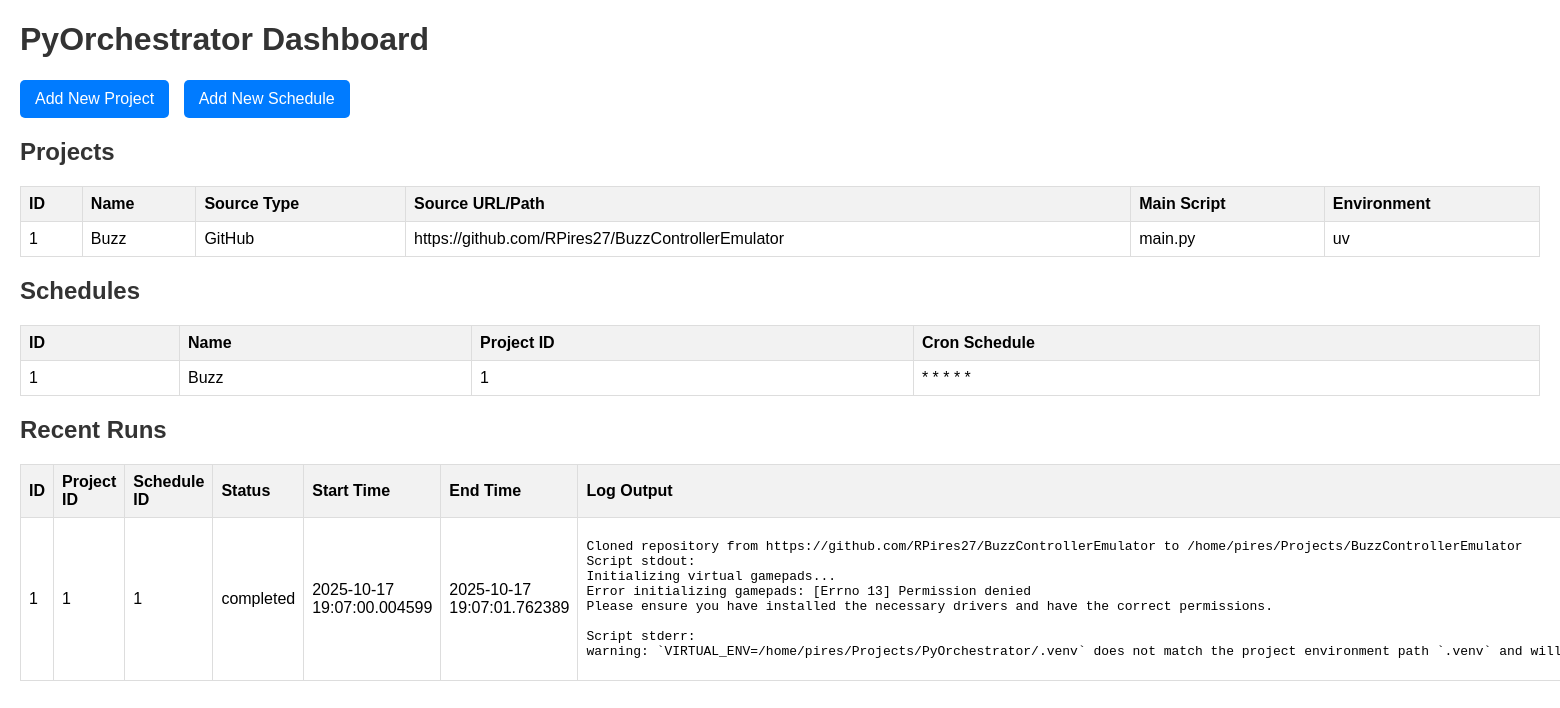
The page / on the database its author committed.
### app/models/project.py (models this page shows)
class Project(Base):
    __tablename__ = "projects"
    id = Column(Integer, primary_key=True, index=True)
    name = Column(String, unique=True, index=True)
    source_type = Column(String)
    source_url = Column(String, nullable=True)
    source_path = Column(String, nullable=True)
    main_script = Column(String)
    arguments = Column(String, nullable=True)
    environment_type = Column(String)
    schedules = relationship("Schedule", back_populates="project", cascade="all, delete-orphan")
    runs = relationship("Run", back_populates="project", cascade="all, delete-orphan")

### app/models/schedule.py (models this page shows)
class Schedule(Base):
    __tablename__ = "schedules"
    id = Column(Integer, primary_key=True, index=True)
    name = Column(String, index=True)
    project_id = Column(Integer, ForeignKey("projects.id"))
    cron_schedule = Column(String)
    project = relationship("Project", back_populates="schedules")
    runs = relationship("Run", back_populates="schedule", cascade="all, delete-orphan")

### app/models/run.py (models this page shows)
class Run(Base):
    __tablename__ = "runs"
    id = Column(Integer, primary_key=True, index=True)
    project_id = Column(Integer, ForeignKey("projects.id"))
    schedule_id = Column(Integer, ForeignKey("schedules.id"), nullable=True)
    start_time = Column(DateTime, default=datetime.now)
    end_time = Column(DateTime, nullable=True)
    status = Column(String, default="pending") # pending, running, completed, failed
    log_output = Column(String, nullable=True)
    project = relationship("Project", back_populates="runs")
    schedule = relationship("Schedule", back_populates="runs")

### app/main.py (the view)
@app.get("/", response_class=HTMLResponse)
async def dashboard(request: Request, db: Session = Depends(get_db)):
    projects_data = crud_project.get_projects(db)
    schedules_data = crud_schedule.get_schedules(db)
    runs_data = crud_run.get_runs(db, limit=10) # Get last 10 runs
    return templates.TemplateResponse("index.html", {
        "request": request,
        "projects": projects_data,
        "schedules": schedules_data,
        "runs": runs_data
    })

### templates/index.html (shortened to what this page needs)
<!DOCTYPE html>
<html>
<head>
</head>
<body>
    <h1>PyOrchestrator Dashboard</h1>
    <div>
        <a href="/projects/add" class="button-link">Add New Project</a>
        <a href="/schedules/add" class="button-link">Add New Schedule</a>
    </div>
    <h2>Projects</h2>
    <table>
        <thead>
            <tr>
                <th>ID</th>
                <th>Name</th>
                <th>Source Type</th>
                <th>Source URL/Path</th>
                <th>Main Script</th>
                <th>Environment</th>
            </tr>
        </thead>
        <tbody>
            {% for project in projects %}
            <tr>
                <td>{{ project.id }}</td>
                <td>{{ project.name }}</td>
                <td>{{ project.source_type }}</td>
                <td>{{ project.source_url if project.source_url else project.source_path }}</td>
                <td>{{ project.main_script }}</td>
                <td>{{ project.environment_type }}</td>
            </tr>
            {% endfor %}
        </tbody>
    </table>
    <h2>Schedules</h2>
    <table>
        <thead>
            <tr>
                <th>ID</th>
                <th>Name</th>
                <th>Project ID</th>
                <th>Cron Schedule</th>
            </tr>
        </thead>
        <tbody>
            {% for schedule in schedules %}
            <tr>
                <td>{{ schedule.id }}</td>
                <td>{{ schedule.name }}</td>
                <td>{{ schedule.project_id }}</td>
                <td>{{ schedule.cron_schedule }}</td>
            </tr>
            {% endfor %}
        </tbody>
    </table>
    <h2>Recent Runs</h2>
    <table>
        <thead>
            <tr>
                <th>ID</th>
                <th>Project ID</th>
                <th>Schedule ID</th>
                <th>Status</th>
                <th>Start Time</th>
                <th>End Time</th>
                <th>Log Output</th>
            </tr>
        </thead>
        <tbody>
            {% for run in runs %}
            <tr>
                <td>{{ run.id }}</td>
                <td>{{ run.project_id }}</td>
                <td>{{ run.schedule_id if run.schedule_id else 'N/A' }}</td>
                <td>{{ run.status }}</td>
                <td>{{ run.start_time }}</td>
                <td>{{ run.end_time if run.end_time else 'N/A' }}</td>
                <td><pre>{{ run.log_output if run.log_output else 'No log output' }}</pre></td>
            </tr>
            {% endfor %}
        </tbody>
    </table>
</body>
</html>

### templates/index.html (style rules this page uses)
body { font-family: Arial, sans-serif; margin: 20px; }
h1, h2 { color: #333; }
table { width: 100%; border-collapse: collapse; margin-bottom: 20px; }
th, td { border: 1px solid #ddd; padding: 8px; text-align: left; }
th { background-color: #f2f2f2; }
.button-link { display: inline-block; padding: 10px 15px; background-color: #007bff; color: white; text-decoration: none; border-radius: 5px; margin-right: 10px; }

### rows shown on the page
Project: id "1", name "Buzz", source_type "GitHub", source_url "https://github.com/RPires27/BuzzControllerEmulator", main_script "main.py", environment_type "uv"
Schedule: id "1", name "Buzz", project_id "1", cron_schedule "* * * * *"
Run: id "1", project_id "1", schedule "1", status "completed", start_time "2025-10-17 19:07:00.004599", end_time "2025-10-17 19:07:01.762389", log_output "Cloned repository from https://github.com/RPires27/BuzzControllerEmulator to /home/pires/Projects/BuzzControllerEmulator Script stdout: Initializing virtual gamepads... Error initializing gamepads: [Errno 13] Permission denied Please ensure you have installed the necessary drivers and have the correct permissions. Script stderr: warning: `VIRTUAL_ENV=/home/pires/Projects/PyOrchestrator/.venv` does not match the project environment path `.venv` and…"
